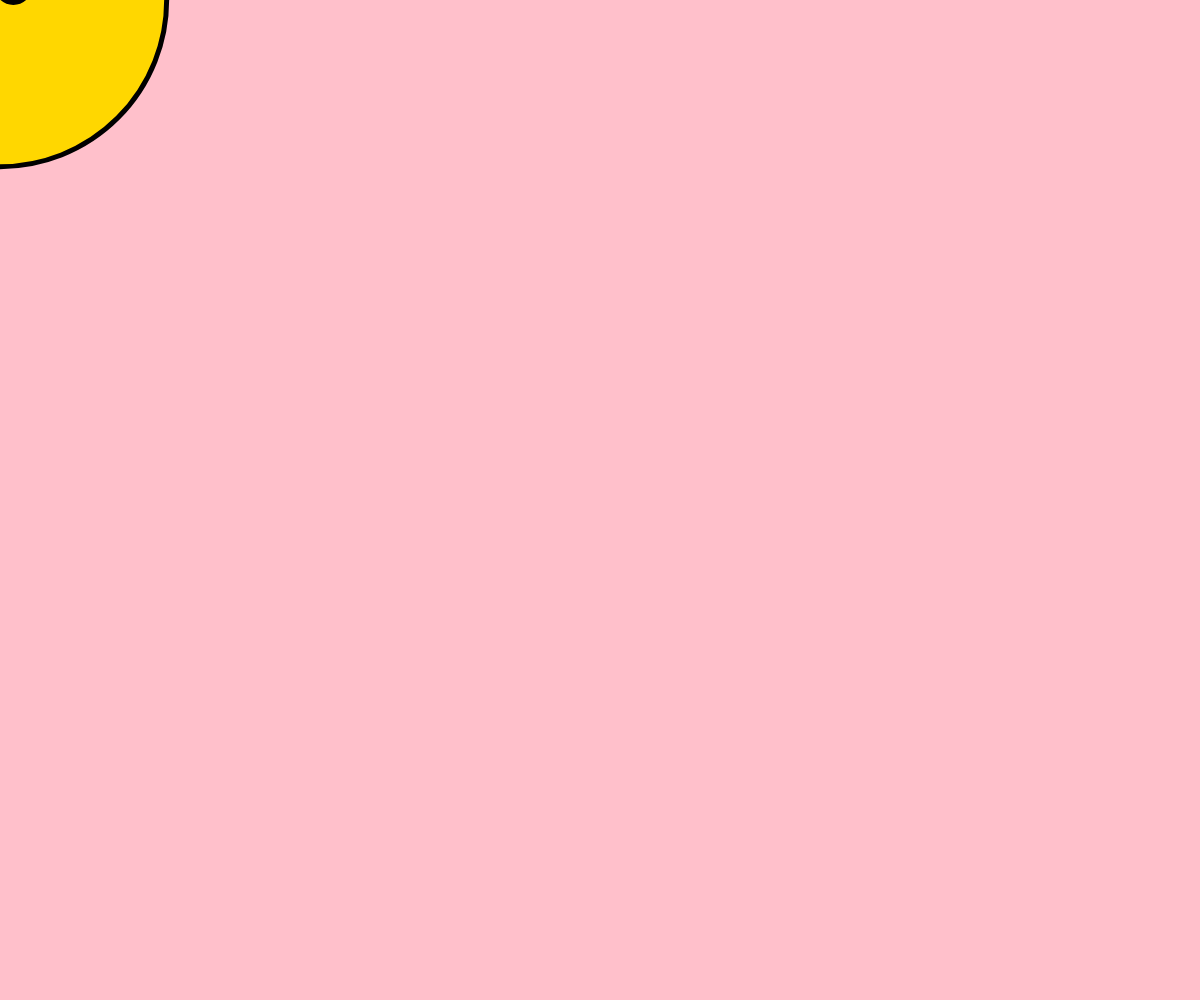
Frame 1 (no input)
Frame 60 (no input): identical to frame 1, image omitted
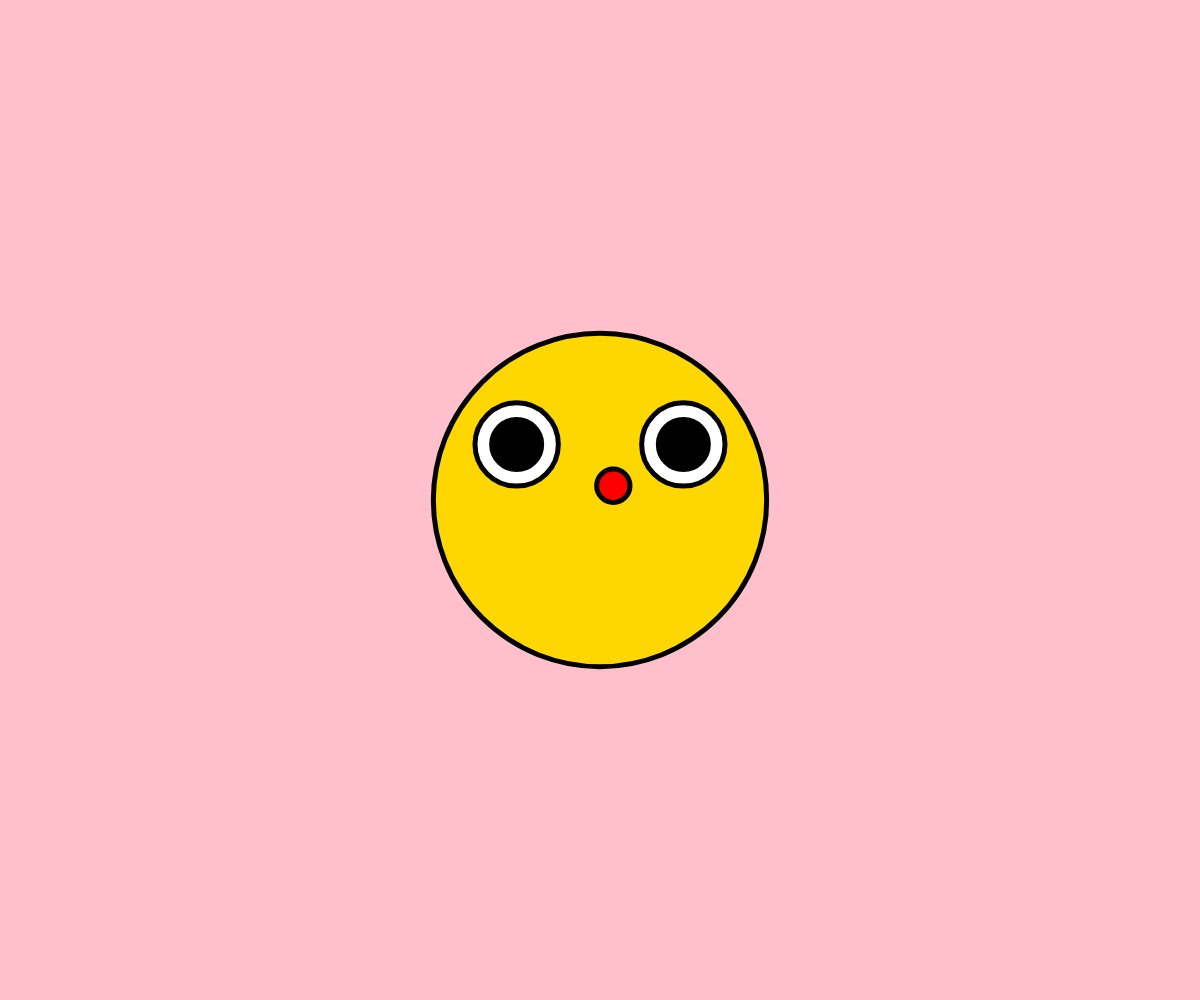
Frame 120 (the mouse pressed at the canvas centre since frame 60)

The p5.js sketch that drew these frames (run headless with seeded random() and noise() and a simulated clock; from frame 60 on, the mouse is pressed at the canvas centre):

// p5.js sketch
// ── sketch.js
let posX;
let posY;

function setup() {
	createCanvas(windowWidth, windowHeight);
	
}

function draw() {

	background(255,192,203);
	posX = mouseX;
	posY = mouseY;
	noFill();
	stroke(0);
	strokeWeight(5);

    fill(255, 215, 0)
	circle(posX, posY, height/3);

    fill(255)
	circle(posX - height/3/4, posY - height/18, height/12);
	circle(posX + height/3/4, posY - height/18, height/12);

    fill(0)
    circle(posX - height/3/4, posY - height/18, height/20);
	circle(posX + height/3/4, posY - height/18, height/20);

    fill(255,0,0)
    circle(posX + height/3/25, posY - height/70, height/30);
    


}
